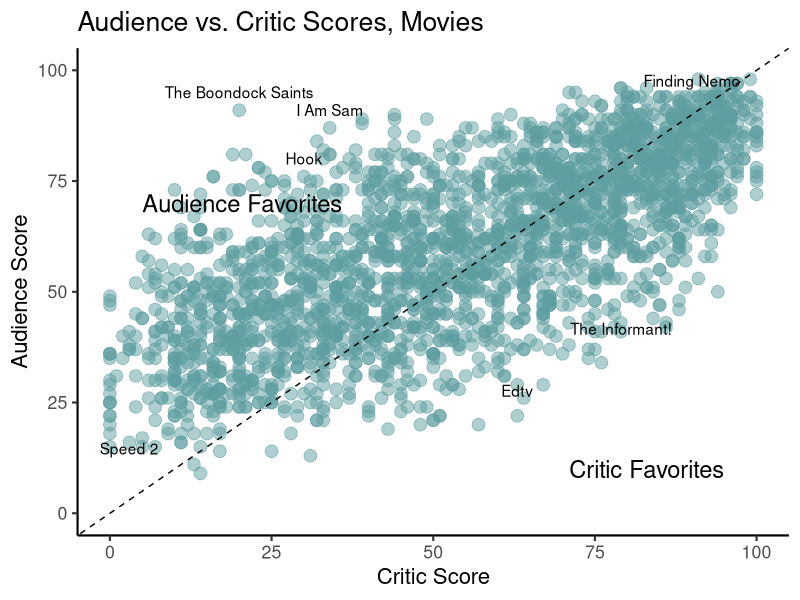
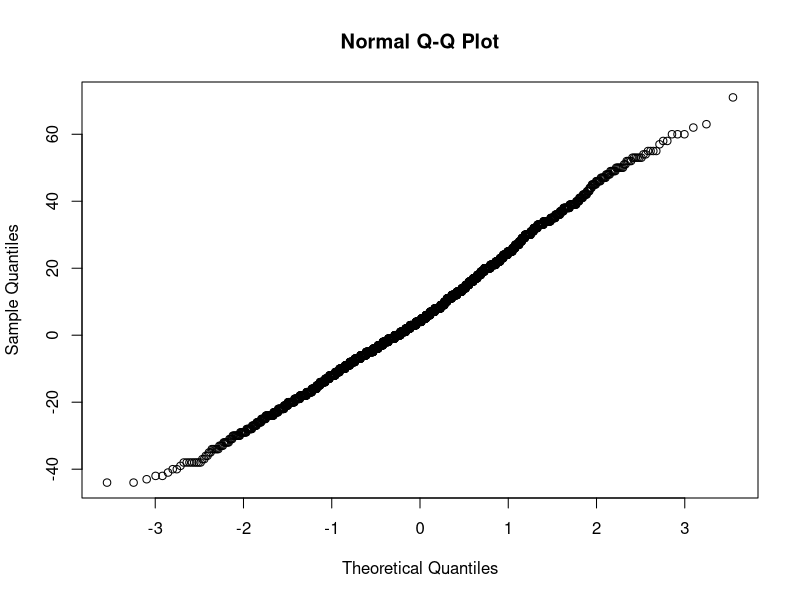
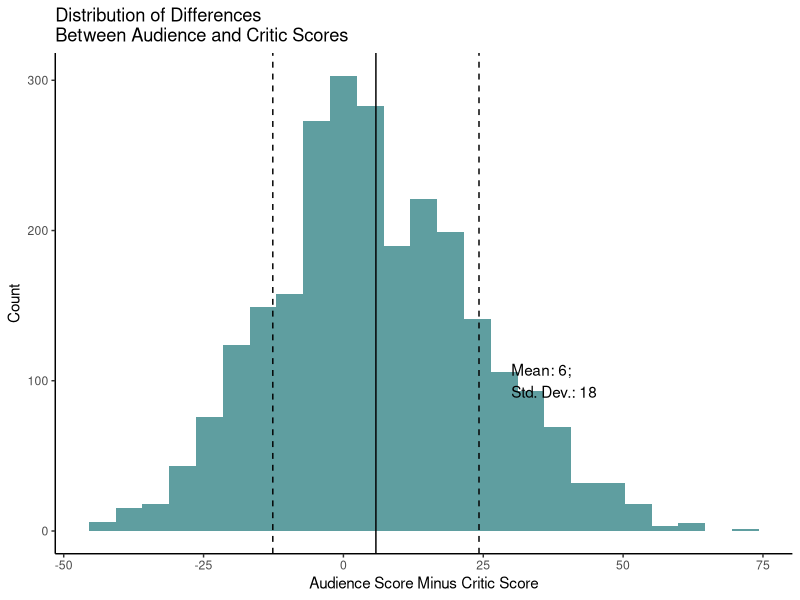
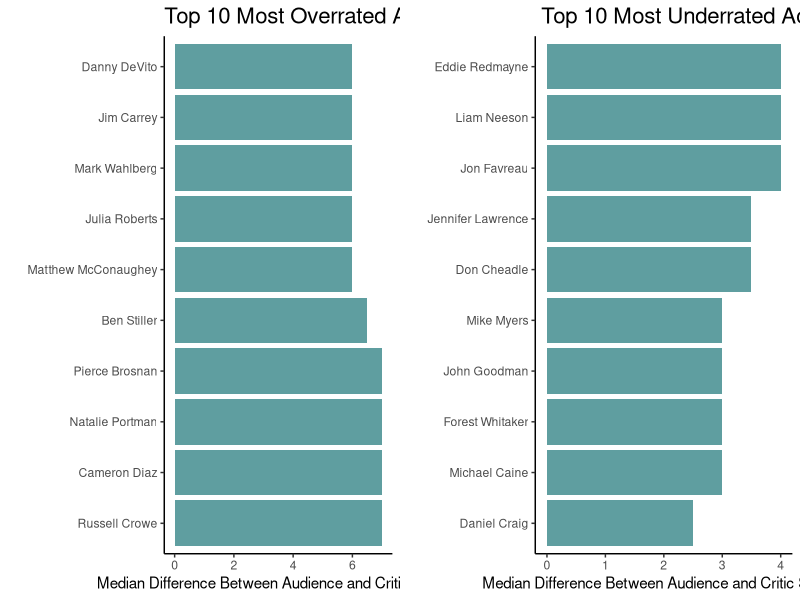

These charts were generated, in order, by the following R code: (Note: this script raises an error after producing the figures.)
setwd("/Users/kwalker/git_projects/fan_favorite_actors")
movies <- read.csv("movieInfo.csv", stringsAsFactors=FALSE)

# make numeric
for(h in c(5,10:17)) movies[,h] <- as.numeric(movies[,h])

# keep only movies
movies <- movies[movies$Type=="movie", ]

# keep only movies where the actor is first or second billed
keeps <- NULL
for(x in seq_along(movies$ID)){
     first <- strsplit(movies$Actors[x], ", ")[[1]][1]
     second <- strsplit(movies$Actors[x], ", ")[[1]][2]
     if(movies$Actor[x] %in% c(first,second)) {
          keeps <- c(keeps, x)
     }
}
movies2 <- movies[keeps, ]

# keep only movies with 1000+ user reviews
movies2 <- movies2[movies2$tomatoUserReviews > 1000 & movies2$Year < 2017, ]
movies2 <- movies2[!is.na(movies2$ID), ]

# keep rows with both values
movies2 <- movies2[!is.na(movies2$tomatoMeter) & !is.na(movies2$tomatoUserMeter), ]

# keep actors with at least 10 movies
threshold <- data.frame(table(movies2$Actor))
threshold <- threshold[threshold$Freq > 5, ]
movies2 <- movies2[movies2$Actor %in% threshold$Var1, ]

# get difference between user and critic score for each movie
movies2$Difference <- movies2$tomatoUserMeter - movies2$tomatoMeter

######## GET TA PLOTTIN
library(ggplot2)
library(gridExtra)

scoreMedians <- NULL
for(h in unique(movies2$Actor)){
     subset <- movies2[movies2$Actor==h, ]
     row <- data.frame(Actor=h, Number=nrow(subset), 
                       CriticMedian=median(subset$tomatoMeter), 
                       UserMedian=median(subset$tomatoUserMeter),
                       UserMinusCritic=(median(subset$tomatoUserMeter)-median(subset$tomatoMeter)),
                       DifferenceMean=round(mean(subset$Difference),2), 
                       DifferenceMedian=median(subset$Difference)
                       )
     scoreMedians <- rbind(scoreMedians, row)
}
scoreMedians$CalculatedCritic <- scoreMedians$UserMedian - scoreMedians$DifferenceMedian

#####################
# movie scatter plot
fit <- lm(tomatoUserMeter ~ tomatoMeter, movies2) # R-sq is only 0.54, slope is 0.54
resid <- data.frame(Title=movies2$Title, tomatoMeter=movies2$tomatoMeter, Residual=fit$residuals)
resid <- resid[order(-resid$Residual), ]
resid <- resid[!duplicated(resid), ]
ggplot(movies2, aes(tomatoMeter, tomatoUserMeter)) + geom_point(color="cadetblue", size=4, alpha=.5) + 
     theme_classic(base_size=16) + labs(title="Audience vs. Critic Scores, Movies") +
     xlab("Critic Score") + ylab("Audience Score") + 
     geom_abline(intercept=0, slope=1, linetype=2) + ylim(c(0,100)) +
     annotate("text", x=20, y=91, label="The Boondock Saints", vjust=-1) +
     annotate("text", x=34, y=87, label="I Am Sam", vjust=-1) +
     annotate("text", x=30, y=76, label="Hook", vjust=-1) +
     annotate("text", x=5, y=70, label="Audience Favorites", size=6, hjust=0) +
     annotate("text", x=90, y=99, label="Finding Nemo", vjust=1) +
     annotate("text", x=3, y=16, label="Speed 2", vjust=1) +
     annotate("text", x=63, y=29, label="Edtv", vjust=1) +
     annotate("text", x=79, y=43, label="The Informant!", vjust=1) +
     annotate("text", x=95, y=10, label="Critic Favorites", size=6, hjust=1) 

#####################
# distribution of differences
qqnorm(movies2$Difference) # very very normal distribution
diffMean <- mean(movies2$Difference)
diffSD <- sd(movies2$Difference)
ggplot(movies2, aes(Difference)) + geom_histogram(bins=25, fill="cadetblue") + 
     geom_vline(xintercept=mean(movies2$Difference)) +
     geom_vline(xintercept=diffMean-diffSD, linetype=2) + 
     annotate("text", x=30, y=100, label=paste("Mean: ", round(diffMean), "; ", "\nStd. Dev.: ", round(diffSD), sep=""), hjust=0) +
     geom_vline(xintercept=diffMean+diffSD, linetype=2) +
     theme_classic() + xlab("Audience Score Minus Critic Score") + ylab("Count") + 
     labs(title="Distribution of Differences\nBetween Audience and Critic Scores")

#####################
# most over/underrated
for(b in seq_along(scoreMedians$Actor)){
     if(scoreMedians$DifferenceMedian[b] > 3){
          scoreMedians$Group[b] <- "Audiences Prefer"
     } else if(scoreMedians$DifferenceMedian[b] < -3){
          scoreMedians$Group[b] <- "Critics Prefer"
     } else {
          scoreMedians$Group[b] <- "Agree"
     }
}
scoreMedians <- scoreMedians[order(-scoreMedians$DifferenceMedian), ]
scoreMedians$Actor <- factor(scoreMedians$Actor, levels=scoreMedians$Actor)
over <- ggplot(scoreMedians[45:54, ], aes(Actor, DifferenceMedian)) + 
    geom_bar(stat="identity", fill="cadetblue") + 
     coord_flip() + theme_classic() + theme(plot.title=element_text(size=16)) +
     xlab("") + labs(title="Top 10 Most Overrated Actors") + 
     ylab("Median Difference Between Audience and Critic Scores") 

scoreMedians <- scoreMedians[order(scoreMedians$DifferenceMedian), ]
scoreMedians$Actor <- factor(scoreMedians$Actor, levels=scoreMedians$Actor)
under <- ggplot(scoreMedians[45:54, ], aes(Actor, DifferenceMedian)) + 
    geom_bar(stat="identity", fill="cadetblue") + 
    coord_flip() + theme_classic() + theme(plot.title=element_text(size=16)) +
    xlab("") + labs(title=" Top 10 Most Underrated Actors") + 
    ylab("Median Difference Between Audience and Critic Scores") 
grid.arrange(over, under, ncol=2)


#####################
# scatterplot actors
ggplot(scoreMedians, aes(CalculatedCritic, UserMedian)) + geom_point(color="cadetblue", size=4) + 
    theme_classic(base_size=16) +
    geom_abline(intercept=0, slope=1, linetype=2, color="gray50") +
     geom_label_repel(aes(label=Actor), size=3, color="gray20",
                      label.padding=unit(0.1, "lines"),
                      label.size=0.1,
                      point.padding=unit(0.1, "lines")) +
     xlim(c(30,100)) + ylim(c(40,85)) + 
     ylab("Audience Score") + xlab("Critic Score") + labs(title="Audience vs. Critic Scores, Actors") +
     annotate("text", x=35, y=85, label="Audience Favorites", size=5, hjust=0, color="gray20") +
     annotate("text", x=95, y=45, label="Critic Favorites", size=5, hjust=1, color="gray20") 

#####################
# look at individual actors
actor_plot <- function(actor) { 
     movieplot <- movies2[movies2$Actor==actor, ]
     movieplot <- movieplot[ ,c(4,5,13,15,20)]
     movieplot <- movieplot[order(movieplot$tomatoUserMeter),]
     movieplot$Title <- factor(movieplot$Title, levels=movieplot$Title)
     
     ggplot(movieplot, aes(color=Title)) + theme_classic() + scale_color_brewer(palette="Paired") +
          geom_segment(aes(x=tomatoMeter, xend=tomatoUserMeter, y=Title, yend=Title), color="#20687d", size=1) +
          geom_point(aes(x=tomatoMeter, y=Title, color="Critic"), size=4, shape=15) +
          geom_point(aes(x=tomatoUserMeter, y=Title, color="Audience"), size=4, shape=15) +
          xlab("Score") + ylab("") + labs(title=paste("Movies Starring", actor, "\nRanked by Audience Score", sep=" ")) +
          xlim(c(0,100)) 
     
}
actor_plot("Hugo Weaving")
actor_plot("Marion Cotillard")
actor_plot("Helena Bonham Carter")
actor_plot("Eddie Murphy")












